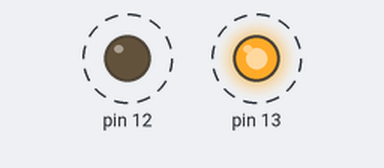
Recording of a sketch running on a simulated Arduino Uno, built with avr-gcc and run on an emulated ATmega328P. Parts: output pins drawn as LEDs (lit = HIGH). Dashed ring = blinking. What the sketch prints to the serial monitor is not drawn.

Above: at 0.2 s.
Timing chart, 0 to 4.6 s (numbered marks = the images above):
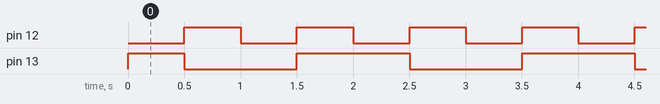

Measured:
- by itself, pin 12: alternates HIGH for 0.50 s and LOW for 0.50 s
- by itself, pin 13: alternates HIGH for 1.0 s and LOW for 1.0 s
- by itself, everything shown: repeats every 2.0 s, in 4 steps

The sketch:

A01_Delay.ino
```cpp
int default_delay = 500;
int a_constant_delay = 500;
int b_constant_delay = 1000;
int a_delay;
int b_delay;

int a = 1;    // 12
int b = 1;    // 13

void switchLED(int led_num, int value) {
  if(value)
    digitalWrite(led_num, HIGH);
  else
    digitalWrite(led_num, LOW);

  if(led_num == 12)
    a = value;
  else
    b = value;
}

void periodAB() {
  a_delay -= default_delay;
  b_delay -= default_delay;

  if(a_delay <= 0) {
    a_delay = a_constant_delay;
    switchLED(12, !a);
    Serial.println("LED 12 is switched");
  }
  if(b_delay <= 0) {
    b_delay = b_constant_delay;
    switchLED(13, !b);
    Serial.println("LED 13 is switched");
  }
}

void setup() {
  // put your setup code here, to run once:
  pinMode(13, OUTPUT);
  pinMode(12, OUTPUT);

  a_delay = a_constant_delay;
  b_delay = b_constant_delay;

  switchLED(12, a);
  switchLED(13, b);

  Serial.begin(9600);
}

void loop() {
  periodAB();
  delay(default_delay);
}
```
